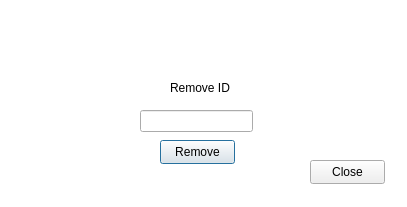
<?xml version="1.0" encoding="UTF-8"?>
<ui version="4.0">
 <class>RemoveName</class>
 <widget class="QDialog" name="RemoveName">
  <property name="geometry">
   <rect>
    <x>0</x>
    <y>0</y>
    <width>407</width>
    <height>207</height>
   </rect>
  </property>
  <property name="windowTitle">
   <string>Dialog</string>
  </property>
  <widget class="QPushButton" name="pushButton">
   <property name="geometry">
    <rect>
     <x>160</x>
     <y>140</y>
     <width>75</width>
     <height>24</height>
    </rect>
   </property>
   <property name="text">
    <string>Remove</string>
   </property>
  </widget>
  <widget class="QLineEdit" name="lineEdit">
   <property name="geometry">
    <rect>
     <x>140</x>
     <y>110</y>
     <width>113</width>
     <height>22</height>
    </rect>
   </property>
  </widget>
  <widget class="QLabel" name="label">
   <property name="geometry">
    <rect>
     <x>170</x>
     <y>80</y>
     <width>71</width>
     <height>16</height>
    </rect>
   </property>
   <property name="text">
    <string>Remove ID</string>
   </property>
  </widget>
  <widget class="QPushButton" name="pushButton_2">
   <property name="geometry">
    <rect>
     <x>310</x>
     <y>160</y>
     <width>75</width>
     <height>24</height>
    </rect>
   </property>
   <property name="text">
    <string>Close</string>
   </property>
  </widget>
  <widget class="QGraphicsView" name="graphicsView">
   <property name="geometry">
    <rect>
     <x>-5</x>
     <y>-9</y>
     <width>431</width>
     <height>221</height>
    </rect>
   </property>
  </widget>
  <zorder>graphicsView</zorder>
  <zorder>pushButton</zorder>
  <zorder>lineEdit</zorder>
  <zorder>label</zorder>
  <zorder>pushButton_2</zorder>
 </widget>
 <resources/>
 <connections/>
</ui>
